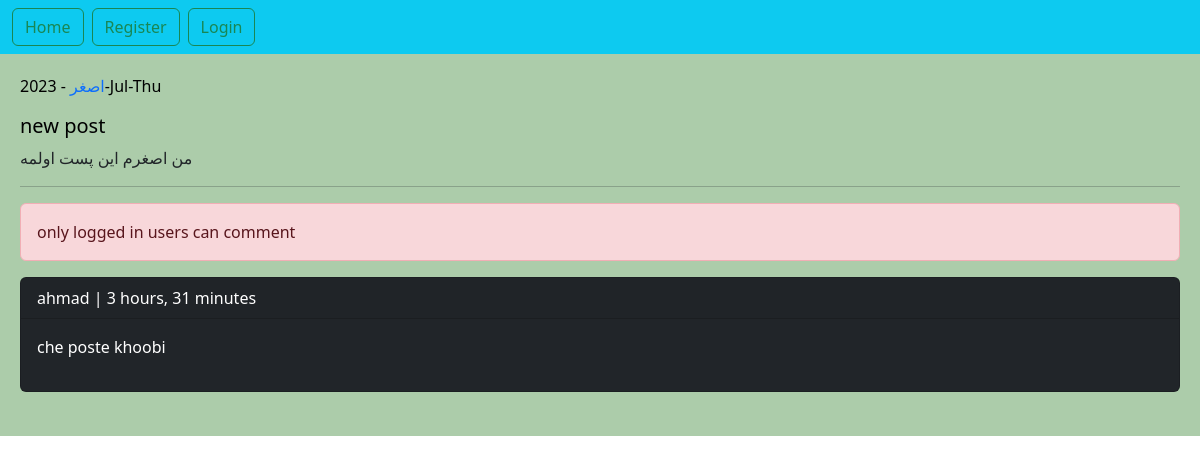
The app's page /post/13/mn-sgrm-yn-pst-wlmh/, older data.
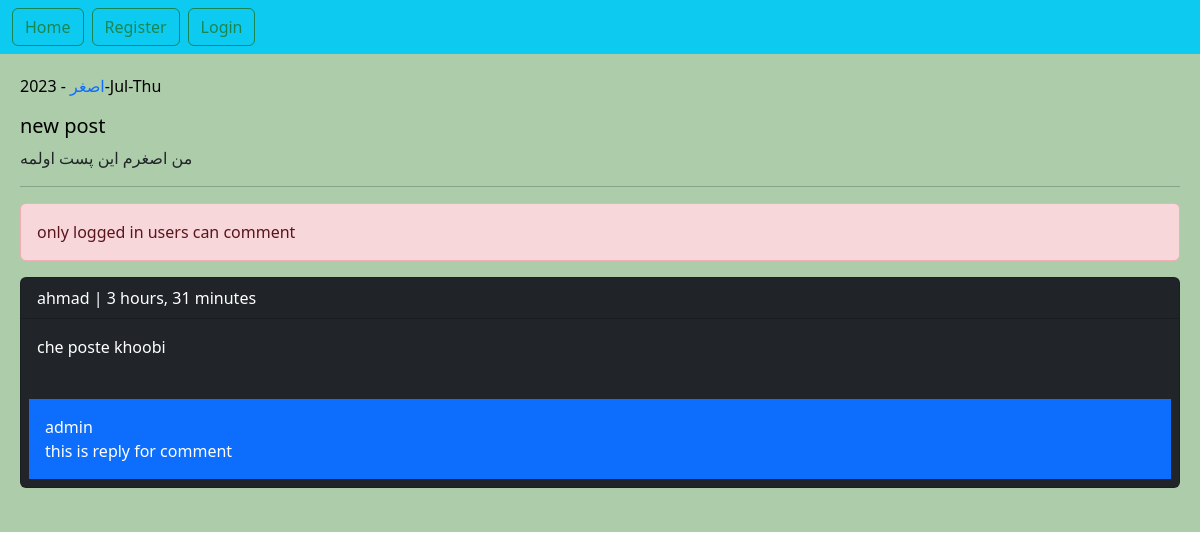
The same page, newer data.
### home/models.py (models this page shows, shortened)
class Comment(models.Model):
    user = models.ForeignKey(User, on_delete=models.CASCADE, related_name='ucomments')
    post = models.ForeignKey(Post, on_delete=models.CASCADE, related_name='pcomments')
    reply = models.ForeignKey('self', on_delete=models.CASCADE, related_name='rcomments', blank=True, null=True)
    is_reply = models.BooleanField(default=False)
    body = models.TextField(max_length=400)
    created = models.DateTimeField(auto_now_add=True)

### home/views.py (the view, shortened to what this page needs)
# urls.py: path('post/<int:post_id>/<slug:post_slug>/', views.PostDetailView.as_view(), name='post_detail'),
class PostDetailView(View):
    form_class = CommentCreateForm
    form_class_reply = CommentReplyForm
    def setup(self, request, *args, **kwargs):
        self.post_instance = get_object_or_404(Post, pk=kwargs['post_id'], slug=kwargs['post_slug'])
        return super().setup(request, *args, **kwargs)
    def get(self, request, *args, **kwargs):
        comments = self.post_instance.pcomments.filter(is_reply=False)
        return render(request, 'home/detail.html',
                      {'post': self.post_instance,
                       'comments': comments,
                       'form': self.form_class,
                       'reply_form': self.form_class_reply
                       })

### home/templates/home/detail.html (shortened to what this page needs)
{% extends 'base.html' %}
{% block content %}
    <p style="color: black;"><a href="{% url 'account:user_profile' post.user.id %}" style="text-decoration: none">{{ post.user }}</a> - {{ post.updated|date:"Y-M-D" }}</p>
    <h5 style="color: black">{{ post.title }}</h5>
    <p>{{ post.body }}</p>
        <hr>
    {% if request.user.is_authenticated %}
        <a href="{% url 'home:post_like' post.id %}" class="btn btn-primary col-md-2">Like {{ post.likes_count }}</a>
        <form action="" method="post">
            {% csrf_token %}
            {{ form.as_div }}
            <input type="submit" value="send">
        </form>
         <br>
    {% else %}
        <p class="alert alert-danger">only logged in users can comment</p>
    {% endif %}
    {% for comment in comments %}
        <div class="card bg-dark text-white">
        <p class="card-header">{{ comment.user }} | {{ comment.created | timesince }}</p>
        <p class="card-body">{{ comment.body }}</p>
            {% with replies=comment.rcomments.all %}
            {% for reply in replies %}
                <p class="bg-primary p-3 m-2">{{ reply.user }}<br> {{ reply.body  }}</p>
            {% endfor %}
            {% endwith %}
        </div>
        <br>
    {% empty %}
        <p>No comments yet!</p>
    {% endfor %}
{% endblock %}

Row changes from the older to the newer data that the page shows:
added Comment: user "admin", body "this is reply for comment", shown under "ahmad"
